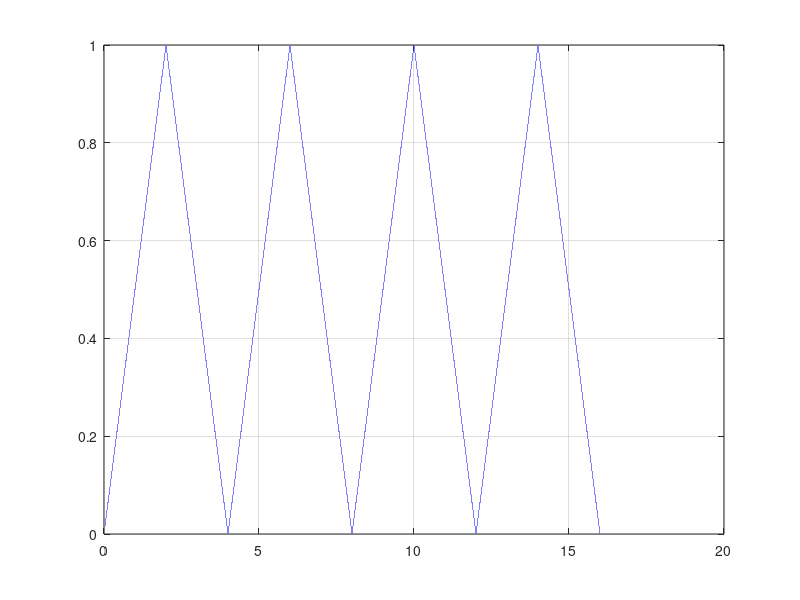

The MATLAB source for this figure:
clear all;
close all;
clc;
Tw = 2;     %do rong xung
Tp = Tw*2;
Np = 4;     %so luong xung muon xem
Ns = 1e6;
Timewindow = Np*Tp;
ts = Timewindow/(Ns - 1);
t = 0:ts:Timewindow;
Nsp = round(Tp/ts);

y = zeros(size(t));
for i=1:Ns
    x(i) = mod(t(i),Nsp*ts);
    if x(i) >=0 & x(i) <=Tp
        y(i) = 1 - abs((x(i) - Tw)/Tw);
    else
        y(i) = 0;
    end
end
plot(t,y);
grid on;